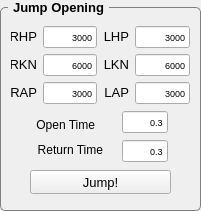
  <widget class="QGroupBox" name="GB_JointSelection_10">
   <property name="geometry">
    <rect>
     <x>480</x>
     <y>508</y>
     <width>201</width>
     <height>211</height>
    </rect>
   </property>
   <property name="font">
    <font>
     <pointsize>10</pointsize>
     <weight>75</weight>
     <bold>true</bold>
    </font>
   </property>
   <property name="styleSheet">
    <string notr="true">QGroupBox {
    border: 1px solid gray;
    border-radius: 5px;
    margin-top: 7px;
}

QGroupBox::title {
    subcontrol-origin: margin;
    left: 8px;
    padding: 0 3px 0 3px;
}
</string>
   </property>
   <property name="title">
    <string>Jump Opening</string>
   </property>
   <widget class="QLabel" name="label_44">
    <property name="geometry">
     <rect>
      <x>11</x>
      <y>28</y>
      <width>26</width>
      <height>16</height>
     </rect>
    </property>
    <property name="font">
     <font>
      <pointsize>10</pointsize>
     </font>
    </property>
    <property name="text">
     <string>RHP</string>
    </property>
    <property name="alignment">
     <set>Qt::AlignRight|Qt::AlignTrailing|Qt::AlignVCenter</set>
    </property>
   </widget>
   <widget class="QPushButton" name="LE_VARIABLE_SUPPLY_SWING_GO">
    <property name="enabled">
     <bool>true</bool>
    </property>
    <property name="geometry">
     <rect>
      <x>30</x>
      <y>170</y>
      <width>141</width>
      <height>24</height>
     </rect>
    </property>
    <property name="font">
     <font>
      <pointsize>10</pointsize>
     </font>
    </property>
    <property name="text">
     <string>Jump!</string>
    </property>
   </widget>
   <widget class="QLineEdit" name="LE_JUMP_OPENING_RHP">
    <property name="geometry">
     <rect>
      <x>43</x>
      <y>26</y>
      <width>54</width>
      <height>22</height>
     </rect>
    </property>
    <property name="font">
     <font>
      <pointsize>7</pointsize>
     </font>
    </property>
    <property name="text">
     <string>3000</string>
    </property>
    <property name="alignment">
     <set>Qt::AlignRight|Qt::AlignTrailing|Qt::AlignVCenter</set>
    </property>
   </widget>
   <widget class="QLineEdit" name="LE_JUMP_OPENTIME">
    <property name="geometry">
     <rect>
      <x>122</x>
      <y>111</y>
      <width>46</width>
      <height>22</height>
     </rect>
    </property>
    <property name="font">
     <font>
      <pointsize>7</pointsize>
     </font>
    </property>
    <property name="text">
     <string>0.3</string>
    </property>
    <property name="alignment">
     <set>Qt::AlignRight|Qt::AlignTrailing|Qt::AlignVCenter</set>
    </property>
   </widget>
   <widget class="QLabel" name="label_47">
    <property name="geometry">
     <rect>
      <x>30</x>
      <y>142</y>
      <width>73</width>
      <height>16</height>
     </rect>
    </property>
    <property name="font">
     <font>
      <pointsize>9</pointsize>
     </font>
    </property>
    <property name="text">
     <string>Return Time</string>
    </property>
    <property name="alignment">
     <set>Qt::AlignRight|Qt::AlignTrailing|Qt::AlignVCenter</set>
    </property>
   </widget>
   <widget class="QLineEdit" name="LE_JUMP_RETURNTIME">
    <property name="geometry">
     <rect>
      <x>122</x>
      <y>140</y>
      <width>46</width>
      <height>22</height>
     </rect>
    </property>
    <property name="font">
     <font>
      <pointsize>7</pointsize>
     </font>
    </property>
    <property name="text">
     <string>0.3</string>
    </property>
    <property name="alignment">
     <set>Qt::AlignRight|Qt::AlignTrailing|Qt::AlignVCenter</set>
    </property>
   </widget>
   <widget class="QLabel" name="label_58">
    <property name="geometry">
     <rect>
      <x>30</x>
      <y>117</y>
      <width>65</width>
      <height>16</height>
     </rect>
    </property>
    <property name="font">
     <font>
      <pointsize>9</pointsize>
     </font>
    </property>
    <property name="text">
     <string>Open Time</string>
    </property>
    <property name="alignment">
     <set>Qt::AlignRight|Qt::AlignTrailing|Qt::AlignVCenter</set>
    </property>
   </widget>
   <widget class="QLineEdit" name="LE_JUMP_OPENING_RKN">
    <property name="geometry">
     <rect>
      <x>43</x>
      <y>54</y>
      <width>54</width>
      <height>22</height>
     </rect>
    </property>
    <property name="font">
     <font>
      <pointsize>7</pointsize>
     </font>
    </property>
    <property name="text">
     <string>6000</string>
    </property>
    <property name="alignment">
     <set>Qt::AlignRight|Qt::AlignTrailing|Qt::AlignVCenter</set>
    </property>
   </widget>
   <widget class="QLabel" name="label_46">
    <property name="geometry">
     <rect>
      <x>11</x>
      <y>56</y>
      <width>26</width>
      <height>16</height>
     </rect>
    </property>
    <property name="font">
     <font>
      <pointsize>10</pointsize>
     </font>
    </property>
    <property name="text">
     <string>RKN</string>
    </property>
    <property name="alignment">
     <set>Qt::AlignRight|Qt::AlignTrailing|Qt::AlignVCenter</set>
    </property>
   </widget>
   <widget class="QLineEdit" name="LE_JUMP_OPENING_RAP">
    <property name="geometry">
     <rect>
      <x>43</x>
      <y>82</y>
      <width>54</width>
      <height>22</height>
     </rect>
    </property>
    <property name="font">
     <font>
      <pointsize>7</pointsize>
     </font>
    </property>
    <property name="text">
     <string>3000</string>
    </property>
    <property name="alignment">
     <set>Qt::AlignRight|Qt::AlignTrailing|Qt::AlignVCenter</set>
    </property>
   </widget>
   <widget class="QLabel" name="label_45">
    <property name="geometry">
     <rect>
      <x>11</x>
      <y>84</y>
      <width>26</width>
      <height>16</height>
     </rect>
    </property>
    <property name="font">
     <font>
      <pointsize>10</pointsize>
     </font>
    </property>
    <property name="text">
     <string>RAP</string>
    </property>
    <property name="alignment">
     <set>Qt::AlignRight|Qt::AlignTrailing|Qt::AlignVCenter</set>
    </property>
   </widget>
   <widget class="QLabel" name="label_64">
    <property name="geometry">
     <rect>
      <x>103</x>
      <y>28</y>
      <width>26</width>
      <height>16</height>
     </rect>
    </property>
    <property name="font">
     <font>
      <pointsize>10</pointsize>
     </font>
    </property>
    <property name="text">
     <string>LHP</string>
    </property>
    <property name="alignment">
     <set>Qt::AlignRight|Qt::AlignTrailing|Qt::AlignVCenter</set>
    </property>
   </widget>
   <widget class="QLabel" name="label_67">
    <property name="geometry">
     <rect>
      <x>103</x>
      <y>84</y>
      <width>26</width>
      <height>16</height>
     </rect>
    </property>
    <property name="font">
     <font>
      <pointsize>10</pointsize>
     </font>
    </property>
    <property name="text">
     <string>LAP</string>
    </property>
    <property name="alignment">
     <set>Qt::AlignRight|Qt::AlignTrailing|Qt::AlignVCenter</set>
    </property>
   </widget>
   <widget class="QLabel" name="label_65">
    <property name="geometry">
     <rect>
      <x>103</x>
      <y>56</y>
      <width>26</width>
      <height>16</height>
     </rect>
    </property>
    <property name="font">
     <font>
      <pointsize>10</pointsize>
     </font>
    </property>
    <property name="text">
     <string>LKN</string>
    </property>
    <property name="alignment">
     <set>Qt::AlignRight|Qt::AlignTrailing|Qt::AlignVCenter</set>
    </property>
   </widget>
   <widget class="QLineEdit" name="LE_JUMP_OPENING_LHP">
    <property name="geometry">
     <rect>
      <x>135</x>
      <y>26</y>
      <width>55</width>
      <height>22</height>
     </rect>
    </property>
    <property name="font">
     <font>
      <pointsize>7</pointsize>
     </font>
    </property>
    <property name="text">
     <string>3000</string>
    </property>
    <property name="alignment">
     <set>Qt::AlignRight|Qt::AlignTrailing|Qt::AlignVCenter</set>
    </property>
   </widget>
   <widget class="QLineEdit" name="LE_JUMP_OPENING_LKN">
    <property name="geometry">
     <rect>
      <x>135</x>
      <y>54</y>
      <width>55</width>
      <height>22</height>
     </rect>
    </property>
    <property name="font">
     <font>
      <pointsize>7</pointsize>
     </font>
    </property>
    <property name="text">
     <string>6000</string>
    </property>
    <property name="alignment">
     <set>Qt::AlignRight|Qt::AlignTrailing|Qt::AlignVCenter</set>
    </property>
   </widget>
   <widget class="QLineEdit" name="LE_JUMP_OPENING_LAP">
    <property name="geometry">
     <rect>
      <x>135</x>
      <y>82</y>
      <width>55</width>
      <height>22</height>
     </rect>
    </property>
    <property name="font">
     <font>
      <pointsize>7</pointsize>
     </font>
    </property>
    <property name="text">
     <string>3000</string>
    </property>
    <property name="alignment">
     <set>Qt::AlignRight|Qt::AlignTrailing|Qt::AlignVCenter</set>
    </property>
   </widget>
  </widget>
